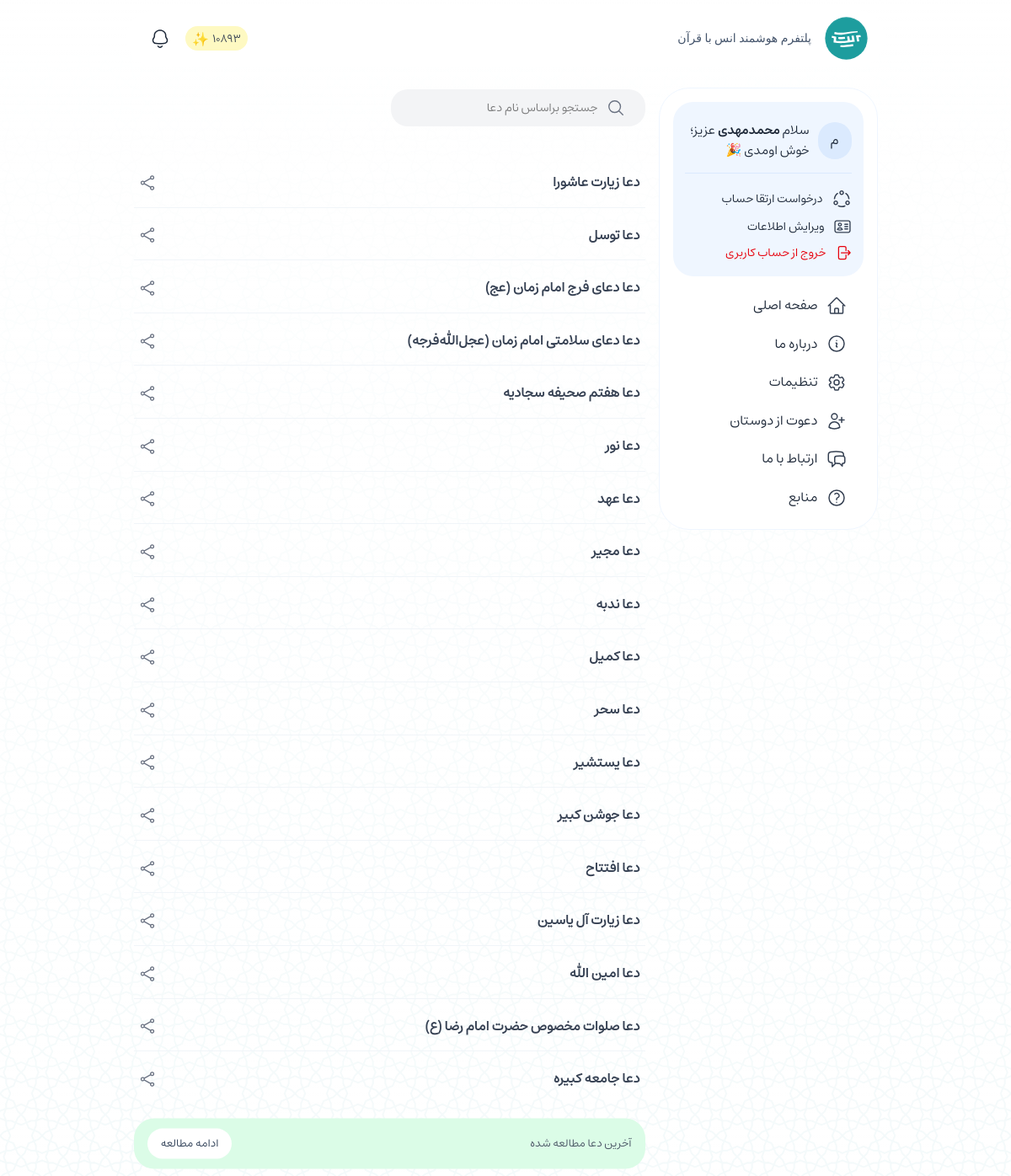
/duas/ (signed in), run on the app's committed database.
### authentication/models.py (models this page shows, shortened)
class CustomeUser(AbstractUser):
    ROLE_USERS = [
        ('admin', 'admin'),
        ('cultural_admin', 'cultural_admin'),
        ('student', 'student')
    ]
    EDUCATIONAL_LEVELS = [
        ('دیپلم', 'دیپلم'),
        ('فوق دیپلم', 'فوق دیپلم'),
        ('لیسانس', 'لیسانس'),
        ('فوق لیسانس', 'فوق لیسانس'),
        ('دکترا', 'دکترا'),
        ('سایر', 'سایر'),
    ]
    first_name = None
    last_name = None
    groups = None
    user_permissions = None
    date_joined = None
    last_login = None
    username = models.CharField(max_length=200, verbose_name='username')
    phone = models.CharField(max_length=11, verbose_name='phone', unique=True, error_messages={'unique': 'یک کاربر با این شماره وجود دارد.'})
    national_code = models.CharField(max_length=10, verbose_name='national code', unique=True, error_messages={'unique': 'این کدملی قبلاً استفاده شده است.'}, null=True, blank=True)
    student_code = models.CharField(max_length=14, verbose_name='student code', unique=True, error_messages={'unique': 'این شماره دانشجویی قبلاً استفاده شده است.'}, null=True, blank=True)
    field_student = models.CharField(max_length=50, verbose_name='field student', null=True, blank=True)
    educational_level = models.CharField(max_length=50, choices=EDUCATIONAL_LEVELS, verbose_name='educational level', null=True, blank=True)
    university_id = models.ForeignKey('panel.Universities', on_delete=models.CASCADE, verbose_name='university id', null=True, blank=True)
    role = models.CharField(max_length=50, choices=ROLE_USERS, default=ROLE_USERS[2], verbose_name='role')
    total_points = models.BigIntegerField(verbose_name='total_points', default=0, null=True, blank=True)
    bale_chat_id = models.CharField(max_length=30, verbose_name='bale_chat_id', unique=True, blank=True, null=True)
    created_at = models.CharField(max_length=50, default=JalaliDateTime.now().strftime('%Y-%m-%d %H:%M'), verbose_name='created at')
    USERNAME_FIELD = 'phone'
    REQUIRED_FIELDS = ['username', 'password']

### core/models.py (models this page shows, shortened)
class Duas(models.Model):
    id = models.BigAutoField(auto_created=True, primary_key=True, serialize=False, verbose_name='ID')
    title = models.CharField(max_length=200, verbose_name='title')
    text_full = FroalaField(verbose_name='text full')
    reciter_name = models.CharField(max_length=200, verbose_name='reciter name', null=True, blank=True)
    audio_url = models.URLField(verbose_name='audio url', null=True, blank=True, unique=True)
    category_content_id = models.ForeignKey(CategoriesContent, on_delete=models.CASCADE, verbose_name='category content id', null=True, blank=True)

### core/views.py (the view)
# urls.py: path('duas/', view=views.duas, name='duas'),
def duas(request):
    return render(request, template_name='pages/content/duas/index.html', context={'duas': Duas.objects.defer('id', 'title')})

### templates/pages/content/duas/index.html (shortened to what this page needs)
{% extends '../../../core/_base.html' %}
{% load static %}
{% block body %}
    {% include '../../../core/_navbar.html' %}
    {% include '../../../core/_sidebar.html' %}
    {% include './core/_index_content.html' %}
{% endblock body %}

### templates/core/_navbar.html (shortened to what this page needs)
{% load static %}
<nav class="bg-white rounded-full py-2 px-5 flex items-center justify-between gap-4 fixed top-3 w-[93%] min-[965px]:w-[75%] min-[1300px]:w-[70%]! min-[1400px]:w-[60%]! z-10 overflow-hidden transition-all">
    <ul class="flex items-center justify-between gap-2.5 w-full">
        <div class="flex items-center gap-4">
            <a href="/" title="پلتفرم هوشمند انس با قرآن" draggable="false">
                <img src="{% static 'assets/images/logo/SVG/icon_splash.svg' %}" alt="logo" class="size-12.75 max-[965px]:hidden" draggable="false">
            </a>
            <p class="max-[965px]:hidden text-sm text-slate-600 font-vazeh transition-all">پلتفرم هوشمند انس با قرآن</p>
        </div>
        {% if request.user.is_authenticated %}
            {% if request.user.is_superuser %}
                <button class="nav-btn-icon" title="اعلانات" onclick="modal('notificationsAdmin');" draggable="false">
                    <svg class="notify-icon size-10 p-2 rounded-full hover:bg-gray-50 cursor-pointer transition-all" fill="none" viewBox="0 0 24 24"><path fill="#1e2939" fill-rule="evenodd" d="M6.1 7.495c-.054.627-.054 1.27-.054 1.941a.75.75 0 0 1-.016.152 5.619 5.619 0 0 1-1.333 2.623 2.85 2.85 0 0 0-.446 1.377V13.803a2.853 2.853 0 0 0 .644 1.864 3.806 3.806 0 0 0 2.364 1.125h.009c3.142.338 6.312.338 9.454 0h.012a3.756 3.756 0 0 0 2.362-1.126c.44-.528.67-1.192.653-1.87v-.21a2.756 2.756 0 0 0-.445-1.365A5.704 5.704 0 0 1 17.97 9.59a.743.743 0 0 1-.014-.1c-.025-.348-.024-.695-.023-1.01V8.43c.002-.338.001-.64-.024-.933-.266-2.727-3.02-4.746-5.87-4.746h-.078c-2.852 0-5.603 2.02-5.86 4.745m-1.493-.138c.346-3.69 3.939-6.107 7.354-6.107h.078c3.416 0 7.006 2.416 7.363 6.105v.007c.033.372.033.74.031 1.072v.033c0 .31-.002.59.016.864a4.206 4.206 0 0 0 1.002 1.922.754.754 0 0 1 .067.085 4.255 4.255 0 0 1 .73 2.23v.2a4.317 4.317 0 0 1-1.05 2.917 5.255 5.255 0 0 1-3.321 1.6c-3.246.348-6.52.347-9.765 0a5.305 5.305 0 0 1-3.354-1.639 4.354 4.354 0 0 1-1.007-2.867v-.21a4.35 4.35 0 0 1 .727-2.234.753.753 0 0 1 .073-.094 4.122 4.122 0 0 0 .995-1.885c0-.638.002-1.318.06-1.994l.001-.005M9.087 20.265a.75.75 0 0 1 1.054.12 2.338 2.338 0 0 0 3.242.38l.012-.01c.145-.108.275-.234.388-.373a.75.75 0 1 1 1.168.94c-.19.237-.41.449-.654.631a3.839 3.839 0 0 1-5.329-.634.75.75 0 0 1 .12-1.054" clip-rule="evenodd"></path></svg>
                </button>
            {% else %}
                <span class="flex items-center gap-1 min-[965px]:gap-2.5 transition-all">
                    <div class="hidden min-[956px]:flex">
                        {% if request.user.role == 'cultural_admin' %}
                            <a href="/panel" class="flex items-center gap-1" title="امتیاز دانشگاه شما" draggable="false">
                                <li class="bg-yellow-100 rounded-full px-2 pt-1 flex items-center max-[965px]:text-[13px] transition-all"><span class="ml-1 text-[13px] text-gray-700">{{ total_points_uni }}</span> ✨</li>
                            </a>
                        {% elif request.user.university_id and request.user.role == 'student' %}
                            <a href="/challenge" class="flex items-center gap-1" title="امتیاز شما" draggable="false">
                                <li class="bg-yellow-100 rounded-full px-2 pt-1 flex items-center max-[965px]:text-[13px] transition-all"><span class="ml-1 text-[13px] text-gray-700">{{ request.user.total_points }}</span> ✨</li>
                            </a>
                        {% endif %}
                    </div>
                    <button class="nav-btn-icon" title="اعلانات" onclick="modal('notifications');" draggable="false">
                    </button>
                </span>
            {% endif %}
        {% endif %}
    </ul>
</nav>

### templates/core/_sidebar.html (shortened to what this page needs)
{% load static %}
<div class="overlay-nav max-[965px]:bg-black/60 max-[965px]:fixed max-[965px]:inset-0 max-[965px]:w-full max-[965px]:h-full max-[965px]:hidden max-[965px]:z-10 transition-all" id="navOverlay">
    <div class="nav flex flex-col gap-1 p-4 h-fit w-65 max-[965px]:h-full! max-[965px]:w-75 min-[965px]:mt-26 bg-white border max-[965px]:border-none border-blue-50 min-[965px]:rounded-[36px] z-50 min-[965px]:z-0 min-[965px]:sticky min-[965px]:top-26 min-[965px]:mb-2.5 text-gray-800 overflow-auto transition-all" id="nav">
        <div class="w-full flex flex-col gap-1">
            {% if request.user.is_authenticated %}
                {% if request.user.username|lower|slice:1 == "a" or request.user.username|lower|slice:1 == "b" or request.user.username|lower|slice:1 == "c" or request.user.username|lower|slice:1 == "d" or request.user.username|slice:1 == "ا" or request.user.username|slice:1 == "آ" or request.user.username|slice:1 == "ب" or request.user.username|slice:1 == "پ" or request.user.username|slice:1 == "ت" or request.user.username|slice:1 == "م" %}
                    <div class="w-full flex flex-col gap-2 p-3.5 mb-2.5 bg-blue-50 rounded-3xl">
                        <a href="/panel" draggable="false">
                            <div class="flex items-center gap-2.5">
                                <li class="w-10 h-11 px-2 bg-blue-100 rounded-full flex items-center justify-center list-none">{{ request.user.username | slice:1 }}</li>
                                <div class="flex flex-col gap-1.5">
                                    <p class="text-[15px]">سلام <span class="font-semibold">{{ request.user.username | truncatechars:16 }}</span> عزیز<span class="max-[965px]:hidden">؛ خوش اومدی 🎉</span></p>
                                </div>
                            </div>
                        </a>
                        <hr class="border-blue-100 my-1.5 w-full">
                        <div class="flex flex-col gap-2.5 text-sm py-1 h-auto max-h-50 overflow-y-auto">
                            {% if request.user.role == 'admin' %}
                                <a href="/panel" class="flex items-center gap-2.5" draggable="false">
                                    <svg class="size-5.5 text-gray-700" xmlns="http://www.w3.org/2000/svg" width="20" height="20" viewBox="0 0 20 20" fill="currentColor"><path d="M7.946 14.028a1.974 1.974 0 1 0-3.948 0 1.974 1.974 0 0 0 3.948 0m8.055 0a1.974 1.974 0 1 0-3.947 0 1.974 1.974 0 0 0 3.947 0M7.946 5.972a1.974 1.974 0 1 0-3.948 0 1.974 1.974 0 0 0 3.948 0m8.055 0a1.974 1.974 0 1 0-3.947 0 1.974 1.974 0 0 0 3.947 0m-6.725 8.056a3.304 3.304 0 1 1-6.608 0 3.304 3.304 0 0 1 6.608 0m8.055 0a3.304 3.304 0 1 1-6.607 0 3.304 3.304 0 0 1 6.607 0M9.276 5.972a3.304 3.304 0 1 1-6.608 0 3.304 3.304 0 0 1 6.608 0m8.055 0a3.304 3.304 0 1 1-6.607 0 3.304 3.304 0 0 1 6.607 0"></path></svg>
                                    <span>پنل مدیریت (مدیرکل)</span>
                                </a>
                                <a href="/manage" class="flex items-center gap-2.5" draggable="false">
                                    <svg class="size-5.5 text-gray-700" xmlns="http://www.w3.org/2000/svg" width="20" height="20" viewBox="0 0 20 20" fill="currentColor"><path d="M16.26 7.438 10.666 10.4v6.446l5.129-2.961.104-.07a.93.93 0 0 0 .363-.74zM10.469 3.04a.94.94 0 0 0-.823-.055l-.112.055-5.207 3.005 5.684 3.197 5.838-3.09-.054-.037zM3.739 13.075c0 .334.178.643.467.81l5.129 2.96v-6.456L3.739 7.24zm13.852 0c0 .759-.38 1.464-1.004 1.882l-.128.08-5.326 3.074A2.27 2.27 0 0 1 9 18.183l-.133-.072-5.327-3.075a2.26 2.26 0 0 1-1.132-1.96V6.924c0-.809.432-1.557 1.132-1.961l5.327-3.075.133-.072a2.27 2.27 0 0 1 2.132.072l5.326 3.075.128.079a2.26 2.26 0 0 1 1.004 1.882z"></path></svg>
                                    <span>مدیریت سیستمی</span>
                                </a>
                                <a href="/signout" class="flex items-center gap-2.5 text-red-600" draggable="false">
                                    <svg xmlns="http://www.w3.org/2000/svg" fill="none" viewBox="0 0 24 24" stroke-width="1.5" stroke="currentColor" class="size-5 text-red-600">
                                        <path stroke-linecap="round" stroke-linejoin="round" d="M15.75 9V5.25A2.25 2.25 0 0 0 13.5 3h-6a2.25 2.25 0 0 0-2.25 2.25v13.5A2.25 2.25 0 0 0 7.5 21h6a2.25 2.25 0 0 0 2.25-2.25V15m3 0 3-3m0 0-3-3m3 3H9" />
                                    </svg>
                                    <span>خروج از حساب کاربری</span>
                                </a>
                            {% else %}
                                <a href="javascript:modal('upgradeAccountRequest');" class="flex items-center gap-2.5" draggable="false">
                                    <span>درخواست ارتقا حساب</span>
                                </a>
                                <a href="javascript:modal('profileEdit');" class="flex items-center gap-2.5" draggable="false">
                                    <span>ویرایش اطلاعات</span>
                                </a>
                                <a href="/signout" class="flex items-center gap-2.5 text-red-600" draggable="false">
                                    <span>خروج از حساب کاربری</span>
                                </a>
                            {% endif %}
                        </div>
                    </div>
                {% endif %}
            {% endif %}
        </div>
        {% include 'core/_nav_items.html' %}
    </div>
</div>

### templates/pages/content/duas/core/_index_content.html (shortened to what this page needs)
{% load static %}
<div class="content-nav-minimize flex flex-col gap-2.5 pt-4 w-full min-[965px]:w-[calc(93%-230px)] min-[1300px]:w-[calc(100%-230px)] mt-22.5 max-[965px]:mt-18.75 rounded-[36px] transition-all">
    <div class="flex items-center gap-2.5 mb-4">
        <div class="flex items-center gap-2.5 mb-4">
            <div class="flex items-center relative">
                <svg xmlns="http://www.w3.org/2000/svg" fill="none" viewBox="0 0 24 24" stroke-width="1.5" stroke="currentColor" class="size-5.5 text-gray-500 absolute right-6"><path stroke-linecap="round" stroke-linejoin="round" d="m21 21-5.197-5.197m0 0A7.5 7.5 0 1 0 5.196 5.196a7.5 7.5 0 0 0 10.607 10.607Z" /></svg>
                <input type="search" id="duasSearch" placeholder="جستجو براساس نام دعا" class="w-full bg-gray-100 py-3 px-14 rounded-[20px] outline-none border-none text-sm">
            </div>
        </div>
    </div>
    <div class="surahs-list flex flex-col gap-2">
        {% for item in duas %}
            <a href="/duas/{{ item.id }}/" class="w-full" draggable="false">
                <div class="surahs-list-card flex items-center justify-between gap-2.5 w-full pt-1 pb-4 px-1.5 border-b border-slate-100">
                    <div class="flex items-center gap-4">
                        <div class="flex flex-col">
                            <p class="font-semibold text-gray-700">دعا <span>{{ item.title }}</span></p>
                        </div>
                    </div>
                    <div class="flex items-center gap-10 max-[400px]:gap-8 transition-all">
                        <a href="javascript:dataShare('مطالعه دعا {{ item.title }}', '', '{{ item.id }}');" class="text-gray-500" draggable="false">
                        </a>
                    </div>
                </div>
            </a>
        {% endfor %}
    </div>
    <div class="surahs-last-study flex items-center justify-between gap-2.5 w-full py-3 px-4 mt-4 rounded-3xl sticky left-0 right-0 bottom-2 bg-green-100">
        <div class="flex flex-col">
            <p class="text-gray-600 text-[13px]">آخرین دعا مطالعه شده</p>
        </div>
        <a href="" draggable="false" id="historySlug">
            <button class="bg-white text-[13px] text-slate-700 py-2 px-4 rounded-full cursor-pointer">ادامه مطالعه</button>
        </a>
    </div>
</div>

### data on the page
CustomeUser: user.total_points "10893", user.username "م", user.username "محمدمهدی"
Duas: title "زیارت عاشورا"
Duas: title "توسل"
Duas: title "دعای فرج امام زمان (عج)"
Duas: title "دعای سلامتی امام زمان (عجل‌الله‌فرجه)"
Duas: title "هفتم صحیفه سجادیه"
Duas: title "نور"
Duas: title "عهد"
Duas: title "مجیر"
Duas: title "ندبه"
Duas: title "کمیل"
Duas: title "سحر"
Duas: title "یستشیر"
Duas: title "جوشن کبیر"
Duas: title "افتتاح"
Duas: title "زیارت آل یاسین"
Duas: title "امین الله"
Duas: title "صلوات مخصوص حضرت امام رضا (ع)"
Duas: title "جامعه کبیره"
